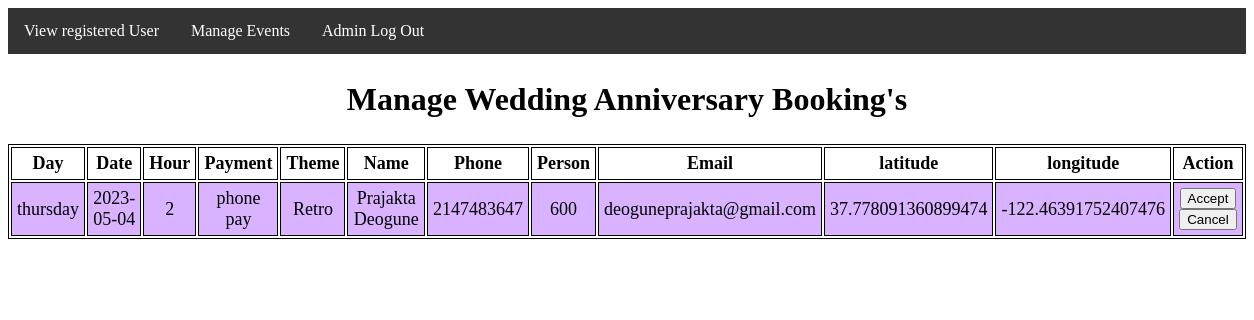
/ManageWed.php, run on the app's committed database.
### tables this page shows
CREATE TABLE `wedding` (
  `Day` text NOT NULL,
  `Date` varchar(15) NOT NULL,
  `Hour` int(7) NOT NULL,
  `Payment` text NOT NULL,
  `Theme` text NOT NULL,
  `Name` longtext NOT NULL,
  `Phone` int(10) NOT NULL,
  `Person` bigint(10) NOT NULL,
  `email` varchar(30) NOT NULL,
  `latitude` double NOT NULL,
  `longitude` double NOT NULL
);

### ManageWed.php (the view, shortened to what this page needs)
<?php
include "db_connect.php";
include "adminNavbar.php";
$sql = "SELECT * FROM  wedding";
$result = $conn->query($sql);
?>
<!DOCTYPE html>
<html lang="en">
<head>
</head>
<body>
	<section>
		<h1>Manage Wedding Anniversary Booking's</h1>
		<table>
			<tr>
				<th>Day</th>
				<th>Date</th>
				<th>Hour</th>
				<th>Payment</th>
				<th>Theme</th>
				<th>Name</th>
				<th>Phone</th>
				<th>Person</th>
				<th>Email</th>
				<th>latitude</th>
				<th>longitude</th>
				<th>Action</th>
			</tr>
			<?php
				while($rows=$result->fetch_assoc())
				{
			?>
			<tr>
				<td><?php echo $rows['Day'];?></td>
				<td><?php echo $rows['Date'];?></td>
				<td><?php echo $rows['Hour'];?></td>
				<td><?php echo $rows['Payment'];?></td>
				<td><?php echo $rows['Theme'];?></td>
				<td><?php echo $rows['Name'];?></td>
				<td><?php echo $rows['Phone'];?></td>
				<td><?php echo $rows['Person'];?></td>
				<td><?php echo $rows['email'];?></td>
				<td><?php echo $rows['latitude'];?></td>
				<td><?php echo $rows['longitude'];?></td>
				<td><input type="submit" onClick="location.href='acceptWedMail.php'" value="Accept">
				<input type="submit" onClick="location.href='cancelWedMail.php'" value="Cancel"></td>
			</tr>
			<?php
				}
			?>
		</table>
	</section>
</body>
</html>

### ManageWed.php (style rules this page uses)
table { margin: 0 auto; font-size: large; border: 1px solid black; }
h1 { text-align: center; color: #000000; font-size: xx-large; font-family: 'Gill Sans', 'Gill Sans MT', ' Calibri', 'Trebuchet MS', 'sans-serif'; }
td { background-color: #d9b3ff; border: 1px solid black; }
th, td { font-weight: bold; border: 1px solid black; padding: 5px; text-align: center; }
td { font-weight: lighter; }

### data on the page
wedding: Day "thursday", Date "2023-05-04", Hour "2", Payment "phone pay", Theme "Retro", Name "Prajakta Deogune", Phone "2147483647", Person "600", email "deoguneprajakta@gmail.com", latitude "37.778091360899474", longitude "-122.46391752407476"
